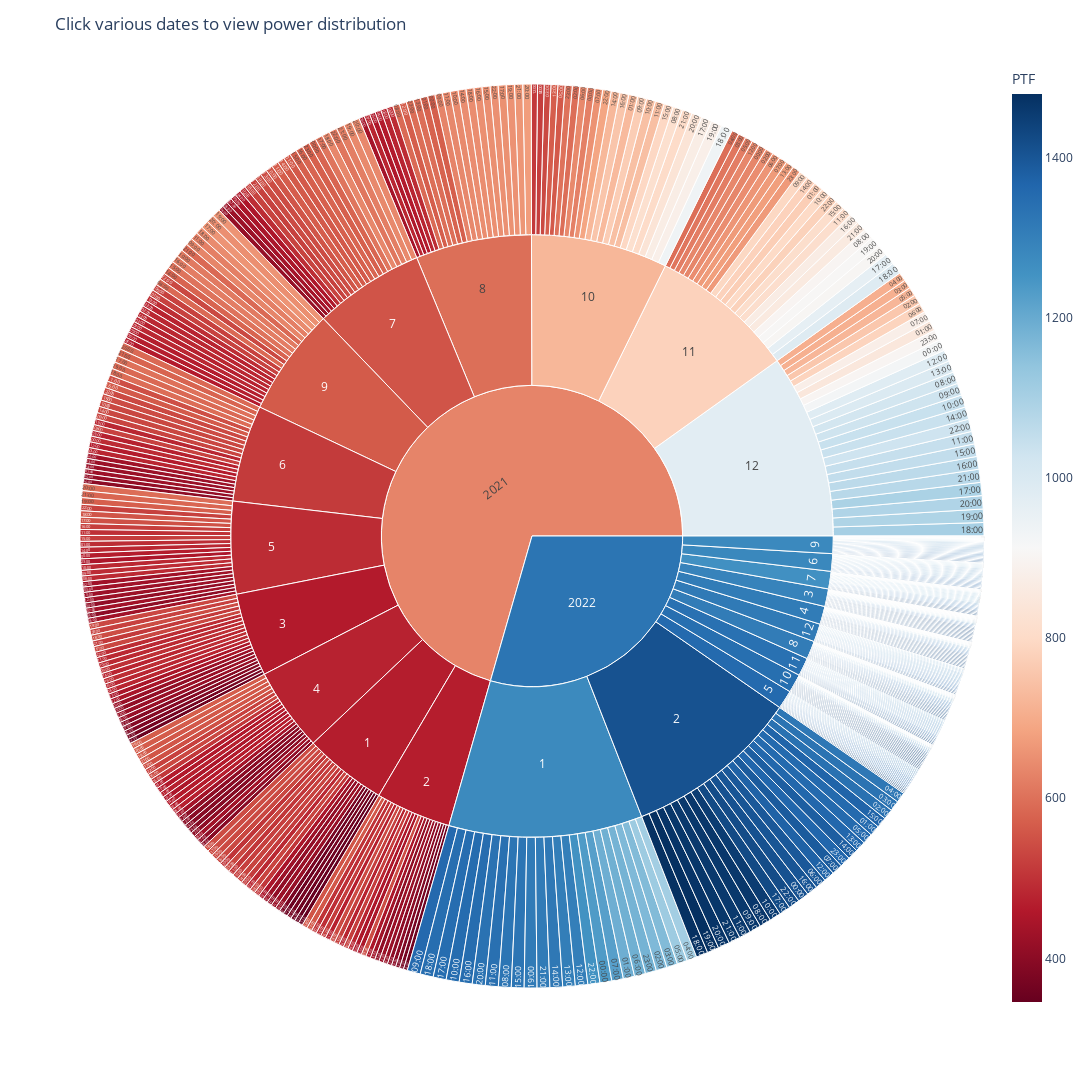

This figure's notebook cell:
### Code cell
fig = px.sunburst(df_total, path=['Year','Month','Saat'], values='PTF',
                  color='PTF',
                  color_continuous_scale='RdBu')
fig.update_layout(title='Click various dates to view power PTF')
fig.update_layout( width=1600,height=1200)
fig.show()

### Figure 1 — Plotly figure (JSON) as saved in the notebook; plotly's stock layout.template omitted (floating-point values rounded to 4 significant figures; data arrays with more than 128 entries replaced by an {"elided": "..."} marker saying what was removed)
{"data": [{"branchvalues": "total", "customdata": {"elided": "602x1 float values"}, "domain": {"x": [0, 1], "y": [0, 1]}, "hovertemplate": "labels=%{label}<br>PTF_sum=%{value}<br>parent=%{parent}<br>id=%{id}<br>PTF=%{color}<extra></extra>", "ids": {"elided": "602 str values"}, "labels": {"elided": "602 str values"}, "marker": {"coloraxis": "coloraxis", "colors": {"elided": "602 float values"}}, "name": "", "parents": {"elided": "602 str values"}, "type": "sunburst", "values": {"elided": "602 float values"}}], "layout": {"coloraxis": {"colorbar": {"title": {"text": "PTF"}}, "colorscale": [[0, "rgb(103,0,31)"], [0.1, "rgb(178,24,43)"], [0.2, "rgb(214,96,77)"], [0.3, "rgb(244,165,130)"], [0.4, "rgb(253,219,199)"], [0.5, "rgb(247,247,247)"], [0.6, "rgb(209,229,240)"], [0.7, "rgb(146,197,222)"], [0.8, "rgb(67,147,195)"], [0.9, "rgb(33,102,172)"], [1, "rgb(5,48,97)"]]}, "height": 1200, "legend": {"tracegroupgap": 0}, "margin": {"t": 60}, "title": {"text": "Click various dates to view power distribution"}, "width": 1600}}
